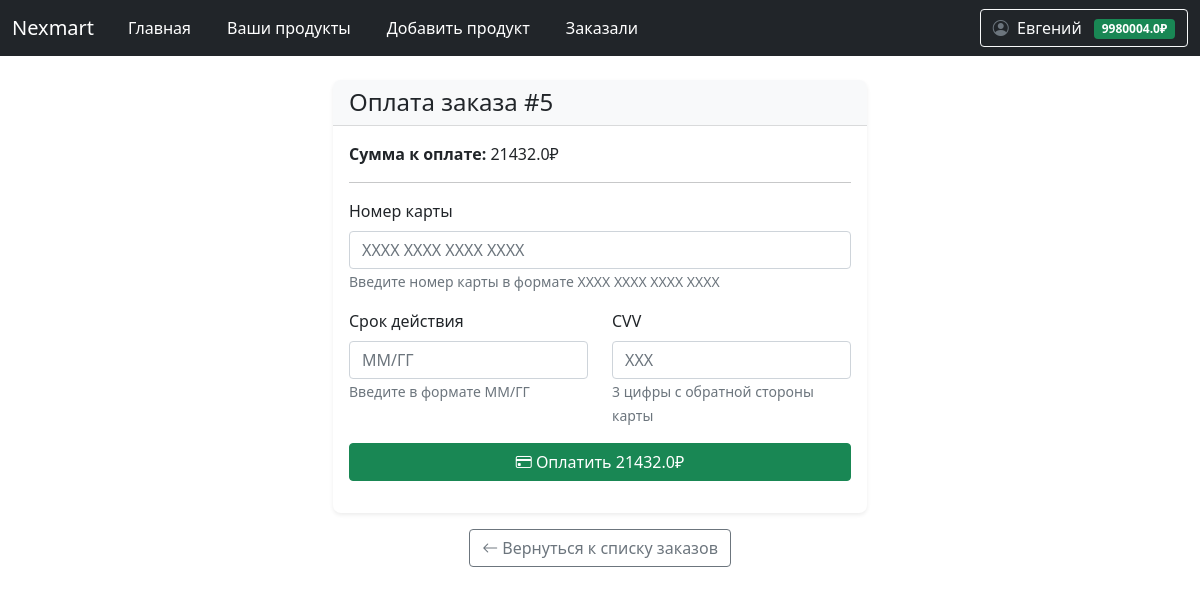
Screenshot of /user/order/pay/5 (signed in) with the database file from the repository.
### data/user.py (models this page shows, shortened)
class User(SqlAlchemyBase, UserMixin):
    __tablename__ = 'users'
    id = Column(Integer, primary_key=True, autoincrement=True)
    email = Column(String, unique=True, nullable=False)
    hashed_password = Column(String, nullable=False)
    surname = Column(String, nullable=False)
    name = Column(String, nullable=False)
    modified_date = Column(DateTime)
    balance = Column(Float, default=0.0, nullable=False)
    products = relationship("Product", back_populates="user")

### data/order.py (models this page shows)
class Order(SqlAlchemyBase):
    __tablename__ = 'orders'
    id = sqlalchemy.Column(sqlalchemy.Integer, primary_key=True, autoincrement=True)
    user_id = sqlalchemy.Column(sqlalchemy.Integer, sqlalchemy.ForeignKey("users.id"))
    created_date = sqlalchemy.Column(sqlalchemy.DateTime, default=datetime.datetime.now)
    status = sqlalchemy.Column(sqlalchemy.String, default='new')  # new, paid, delivered, completed, cancelled
    total_price = sqlalchemy.Column(sqlalchemy.Float, nullable=False)
    name = sqlalchemy.Column(sqlalchemy.String, nullable=False)
    surname = sqlalchemy.Column(sqlalchemy.String, nullable=False)
    email = sqlalchemy.Column(sqlalchemy.String, nullable=False)
    phone = sqlalchemy.Column(sqlalchemy.String, nullable=False)
    delivery_type = sqlalchemy.Column(sqlalchemy.String, nullable=False)  # self_pickup, pickup_point
    delivery_service = sqlalchemy.Column(sqlalchemy.String, nullable=True)  # yandex, wildberries, ozon, pochta, cdek
    pvz_info = sqlalchemy.Column(sqlalchemy.String, nullable=True)  # JSON с информацией о ПВЗ
    delivery_cost = sqlalchemy.Column(sqlalchemy.Float, default=0.0)
    payment_method = sqlalchemy.Column(sqlalchemy.String, nullable=False)  # balance, card, cod
    is_paid = sqlalchemy.Column(sqlalchemy.Boolean, default=False)
    payment_date = sqlalchemy.Column(sqlalchemy.DateTime, nullable=True)
    comment = sqlalchemy.Column(sqlalchemy.Text, nullable=True)
    user = orm.relationship('User')
    items = orm.relationship('OrderItem', back_populates='order', cascade='all, delete-orphan')

### main.py (the view, shortened to what this page needs)
    @app.route('/user/order/pay/<int:order_id>', methods=['GET', 'POST'])
    @login_required
    def pay_order(order_id):
        db_sess = db_session.create_session()
        order = db_sess.query(Order).filter(
            Order.id == order_id,
            Order.user_id == current_user.id,
            Order.is_paid == False
        ).first()
        if not order:
            flash('Заказ не найден или уже оплачен', 'danger')
            return redirect('/user/orders')
        return render_template('pay_order.html', order=order)

### data/db_session.py (called while the page is built)
def create_session() -> Session:
    global __factory
    return __factory()

### main.py (called while the page is built, shortened)
@login_manager.user_loader
def load_user(user_id):
    db_sess = db_session.create_session()
    return db_sess.query(User).get(user_id)

def register_payment_routes(app):
    @app.route('/user/order/pay/<int:order_id>', methods=['GET', 'POST'])
    @login_required
    def pay_order(order_id):
        db_sess = db_session.create_session()
        order = db_sess.query(Order).filter(
            Order.id == order_id,
            Order.user_id == current_user.id,
            Order.is_paid == False
        ).first()
        if not order:
            flash('Заказ не найден или уже оплачен', 'danger')
            return redirect('/user/orders')
        return render_template('pay_order.html', order=order)
    return pay_order

### templates/pay_order.html (shortened to what this page needs)
{% extends "base.html" %}
{% block content %}
<div class="container">
    <div class="row justify-content-center">
        <div class="col-md-6">
            <div class="card">
                <div class="card-header bg-light">
                    <h4 class="mb-0">Оплата заказа #{{ order.id }}</h4>
                </div>
                <div class="card-body">
                    <div class="mb-3">
                        <p><strong>Сумма к оплате:</strong> {{ order.total_price }}₽</p>
                        <hr>
                        <form method="POST">
                            <div class="mb-3">
                                <label for="card_number" class="form-label">Номер карты</label>
                                <input type="text" class="form-control" id="card_number" name="card_number"
                                       placeholder="XXXX XXXX XXXX XXXX" required
                                       pattern="\d{4}\s\d{4}\s\d{4}\s\d{4}">
                                <small class="form-text text-muted">Введите номер карты в формате XXXX XXXX XXXX XXXX</small>
                            </div>
                            <div class="row">
                                <div class="col-md-6 mb-3">
                                    <label for="card_expiry" class="form-label">Срок действия</label>
                                    <input type="text" class="form-control" id="card_expiry" name="card_expiry"
                                           placeholder="ММ/ГГ" required
                                           pattern="(0[1-9]|1[0-2])\/\d{2}">
                                    <small class="form-text text-muted">Введите в формате ММ/ГГ</small>
                                </div>
                                <div class="col-md-6 mb-3">
                                    <label for="card_cvv" class="form-label">CVV</label>
                                    <input type="text" class="form-control" id="card_cvv" name="card_cvv"
                                           placeholder="XXX" required
                                           pattern="\d{3}">
                                    <small class="form-text text-muted">3 цифры с обратной стороны карты</small>
                                </div>
                            </div>
                            <button type="submit" class="btn btn-success w-100">
                                <i class="bi bi-credit-card"></i> Оплатить {{ order.total_price }}₽
                            </button>
                        </form>
                    </div>
                </div>
            </div>
                    <div class="text-center mt-3">
                        <a href="/user/orders" class="btn btn-outline-secondary">
                            <i class="bi bi-arrow-left"></i> Вернуться к списку заказов
                        </a>
                    </div>
        </div>
    </div>
</div>
{% endblock %}

### templates/base.html (shortened to what this page needs)
<!doctype html>
<html lang="ru">
<head>
                    <link href="https://cdn.jsdelivr.net/npm/bootstrap@5.0.2/dist/css/bootstrap.min.css" rel="stylesheet">
                    <link rel="stylesheet" href="https://cdn.jsdelivr.net/npm/bootstrap-icons@1.8.1/font/bootstrap-icons.css">
    <link rel="stylesheet" href="{{ url_for('static', filename='css/style.css') }}">
    <link rel="stylesheet" href="https://cdnjs.cloudflare.com/ajax/libs/font-awesome/6.5.1/css/all.min.css">
    <link rel="stylesheet" href="{{ url_for('static', filename='css/auth_styles.css') }}">
</head>
<body>
<header>
    <nav class="navbar navbar-expand-md navbar-dark bg-dark" aria-label="Fourth navbar example">
        <div class="container-fluid">
          <a class="navbar-brand" href="#">Nexmart</a>
          <div class="collapse navbar-collapse" id="navbarsExample04">
            <ul class="navbar-nav me-auto mb-2 mb-md-0">
              <li class="nav-item">
                <a class="nav-link active" aria-current="page" href="/">Главная</a>
              </li>
                {% if not current_user.is_authenticated %}
                <li class="nav-item">
                <a class="nav-link active" aria-current="page" href="/register"></a>
              </li>
                <li class="nav-item">
                <a class="nav-link active" aria-current="page" href="/login"></a>
              </li>
                {% else %}
                <li class="nav-item">
                <a class="nav-link active" href="/user/products">Ваши продукты</a>
              </li>
                <li class="nav-item">
                <a class="nav-link active" href="/user/products/add">Добавить продукт</a>
              </li>
                <li class="nav-item">
                <a class="nav-link active" href="/user/products/orders">Заказали</a>
              </li>
                {% endif %}
            </ul>
            {% if current_user.is_authenticated %}
            <div class="d-flex align-items-center">
              <div class="dropdown">
                <button class="btn btn-outline-light dropdown-toggle" type="button" id="profileDropdown" data-bs-toggle="dropdown" aria-expanded="false">
                  <i class="bi bi-person-circle me-1"></i>
                  {{ current_user.name }}
                  <span class="badge bg-success ms-2">{{ current_user.balance }}₽</span>
                </button>
              </div>
            </div>
            {% else %}
            <div class="d-flex">
              <a href="/login" class="btn btn-outline-light me-2">Войти</a>
              <a href="/register" class="btn btn-success">Регистрация</a>
            </div>
            {% endif %}
          </div>
        </div>
      </nav>
</header>
<div class="container mt-4">
    {% block content %}{% endblock %}
</div>
</body>
</html>

### static/css/style.css (style rules this page uses)
.navbar-nav .nav-link { position: relative; transition: all 0.5s ease; margin: 0 10px; }
.navbar-nav .nav-link::after { content: ''; position: absolute; width: 0; height: 2px; bottom: 0; left: 50%; background-color: #90caf9; transition: all 0.3s ease; }
.dropdown-toggle { position: relative; transition: all 0.3s ease; }
.badge.bg-success { transition: all 0.3s ease; }
.card { border: none; border-radius: 0.5rem; box-shadow: 0 0.125rem 0.25rem rgba(0, 0, 0, 0.075); transition: all 0.3s ease; }
.card-header { border-top-left-radius: 0.5rem !important; border-top-right-radius: 0.5rem !important; }
.bi-person-circle { color: #6c757d; transition: all 0.3s ease; }
.btn-success { transition: all 0.3s ease; }
.form-control { border-radius: 0.25rem; border: 1px solid #ced4da; transition: all 0.3s ease; }
.btn { position: relative; overflow: hidden; }
.btn::after { content: ''; position: absolute; top: 50%; left: 50%; width: 5px; height: 5px; background: rgba(255, 255, 255, 0.3); opacity: 0; border-radius: 50%; transform: scale(1, 1) translate(-50%, -50%); transform-origin: 50% 50%; }

### rows the page displays
User: name "Евгений", balance "9980004.0"
Order: id "5", total_price "21432.0"
